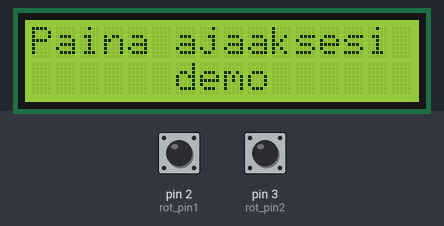
A sketch run on a simulated Arduino Uno, built with avr-gcc and run on an emulated ATmega328P. On the bench: 16×2 character LCD. The test bench sets the inputs (shaded band); at power-on: pin 2 (rot_pin1) HIGH, pin 3 (rot_pin2) HIGH.

Above: at 1.2 s.
1.3 s: pin 2 (rot_pin1) pulled LOW for 0.15 s
At 2.0 s:
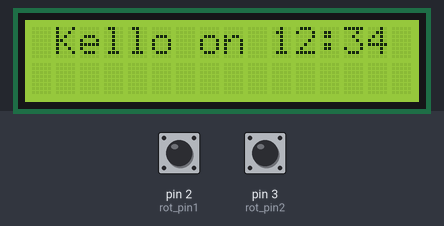
3.0 s: pin 2 (rot_pin1) pulled LOW for 1 s
At 4.6 s:
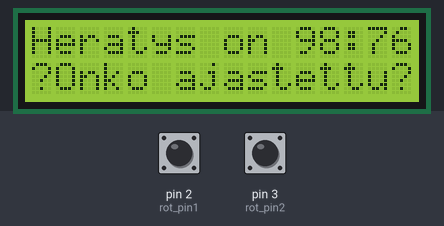
5.5 s: pin 2 (rot_pin1) pulled LOW for 3.2 s
At 6.1 s:
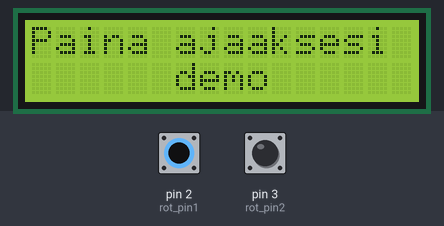
Timing chart, 0 to 8.5 s (numbered marks = the images above; inputs shaded):
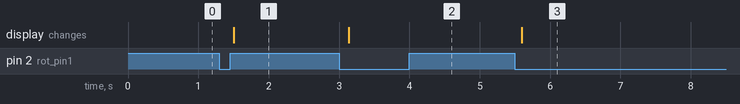

The sketch:

menu.ino
```cpp
#include <LiquidCrystal.h>

uint8_t time_h =12;
uint8_t time_min = 34;
uint8_t alarm_h = 98;
uint8_t alarm_min = 76;

const uint8_t rot_pin1 = 2;
const uint8_t rot_pin2 = 3;
const uint8_t rot_button = 1;
int rot_pos = 128;

volatile uint8_t screen = 0; // 0 = aika, 1 = heratys, 2 = demo
char temp1[17];
char temp2[17];
LiquidCrystal lcd(A5, A4, A0, A1, A2, A3); //RS, EN, D4, D5, D6, D7

void setup() {
  // put your setup code here, to run once:
  pinMode(rot_pin1, INPUT_PULLUP);
  pinMode(rot_pin2, INPUT_PULLUP);
  pinMode(rot_button, INPUT_PULLUP);

  lcd.begin(16, 2);                          // init display

  attachInterrupt(digitalPinToInterrupt(2), myEncoder, FALLING);  // encoder pin on interrupt 0
}

void myEncoder()
{
  noInterrupts();
  int i;
  int sum = 0;
  int j;
  //Serial.println("jee");
  for (i=0; i< 10 ; i++){
    j = PIND & 0b00001100;
    //Serial.println(j);
    sum += j;
  }
  Serial.println(sum);
  if (sum == 0) {
    rot_pos--;
  }
  else if (sum == 80) {
    rot_pos++;
  }
  //delay(5);
  interrupts();
}

void menu() {
  lcd.clear();

  while(1)
  {
//    lcd.print(rot_pos % 3);
    if(rot_pos % 3 == 0) {
      sprintf(temp1, " Kello on %02d:%02d ", time_h, time_min);
      sprintf(temp2, "                ");
    }
    else if(rot_pos % 3 == 1) {
      sprintf(temp1, "Heratys on %02d:%02d", alarm_h, alarm_min);
      sprintf(temp2, "?Onko ajastettu?");
    }
    else {
      sprintf(temp1, "Paina ajaaksesi ");
      sprintf(temp2, "      demo      ");
    }
    lcd.setCursor(0, 0);
    lcd.print(temp1);
    lcd.setCursor(0, 1);
    lcd.print(temp2);
    delay(200);
  }
}

void loop() {
  // put your main code here, to run repeatedly:

  menu();
  delay(200);
}
```

Measured:
- after the input at 1.3 s, the display: changes after 0.20 s (image 1)
- after the input at 3.0 s, the display: changes after 0.14 s (image 2)
- after the input at 5.5 s, the display: changes after 0.09 s (image 3)
